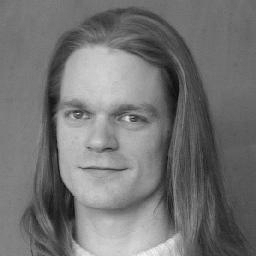
#> input picture Project_3/resources/bauckhage.jpg, 256 x 256 px
$ python task3.2.py
#> lines starting #> are read from the running program, lines starting #| are printed output that depends on the picture
import numpy as np
import scipy.ndimage as ndimage
import matplotlib.pyplot as plt

""" image warping is all about manipulating coordinates, not the intensity
values of the images"""


def waves_effect_warping(img, amp, x_freq, y_freq, phi, oblique):

    if oblique:
        padding = amp
    elif 0 < x_freq <= 1/2:
        padding = [(amp, 0), (0, 0)]
    elif -1/2 <= x_freq < 0:
        padding = [(0, amp), (0, 0)]
    else:
        padding = [(amp, amp), (0, 0)]

    img = np.pad(img, padding, 'constant', constant_values=0)

    height, width = img.shape
    print(height, width)
    # getting coordinate matrices (grid) from coordinate vectors
    xx, yy = np.meshgrid(np.arange(width), np.arange(height))
    # getting stack arrays in sequence vertically

    """we use pad fnction to pad the numpy array (image) with zeros wherever
    needed (as the amplitude will chain the dimension of the image)"""

    """def r4(r, rmax):
        return 1. - np.tanh(r/rmax)

    C = mu-xx  # vectors pointing to mu
    r = np.sqrt(np.sum(C**2, axis=0)) # distances to mu
    d = r4(r, rmax)
    X += C * d"""

    """we need to consider two cases: first the wave is applied on
    both axes which makes it oblique or diagonal, second it is applied only
    only towards the axes"""

    if not oblique:
        yw = amp * np.sin(2 * np.pi * xx * x_freq * 1 / width - phi)
        yt = yy + yw
        X = np.vstack((yt.flatten(), xx.flatten()))
    else:
        xw = amp * np.sin(2 * np.pi * yy * y_freq * 1 / height - phi)
        xt = xx + xw
        yw = amp * np.sin(2 * np.pi * xt * x_freq * 1 / width - phi)
        yt = yy + yw
        X = np.vstack((yt.flatten(), xt.flatten()))

    h = ndimage.map_coordinates(img, X, order=3)
    h = h.reshape(height, width)
    plt.imshow(h, cmap=plt.cm.gray)
    plt.show()


# initializing image
img = plt.imread('./resources/bauckhage.jpg')
#> img is the input picture: shape (256, 256); min 8, max 244, mean 115.4
waves_effect_warping(img, 80, 1/2, 0, 0, 0)
#> in waves_effect_warping, `img = np.pad(img, padding, 'constant', constant_values=0)`:
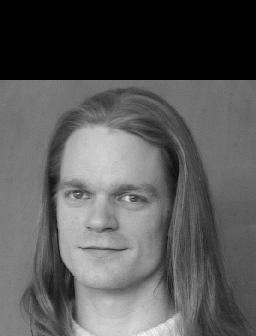
#> img: shape (336, 256); min 0, max 244, mean 87.9
#| 336 256
waves_effect_warping(img, 100, 1, 0, 0, 0)
#> call 2 of waves_effect_warping, with amp = 100, x_freq = 1, y_freq = 0, phi = 0, oblique = 0
#> in waves_effect_warping (call 2), `img = np.pad(img, padding, 'constant', constant_values=0)`:
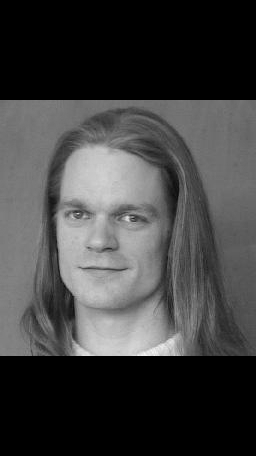
#> img: shape (456, 256); min 0, max 244, mean 64.8
#| 456 256
#> in waves_effect_warping (call 2), `h = h.reshape(height, width)`:
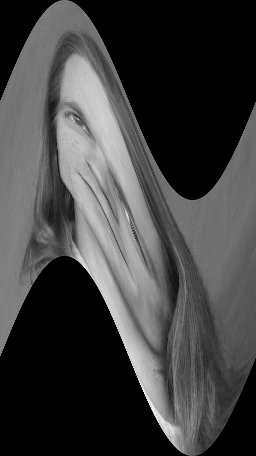
#> h: shape (456, 256); min 0, max 255, mean 64.8
waves_effect_warping(img, 10, 2, 2, np.pi/2, 1)
#> call 3 of waves_effect_warping, with amp = 10, x_freq = 2, y_freq = 2, phi = 1.57, oblique = 1
#> in waves_effect_warping (call 3), `img = np.pad(img, padding, 'constant', constant_values=0)`:
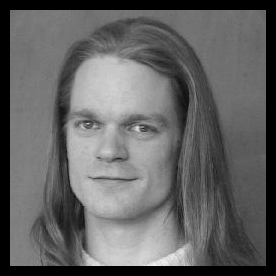
#> img: shape (276, 276); min 0, max 244, mean 99.3
#| 276 276
waves_effect_warping(img, 10, 4, 6, 0, 1)
#> call 4 of waves_effect_warping, with amp = 10, x_freq = 4, y_freq = 6, phi = 0, oblique = 1
#| 276 276
#> in waves_effect_warping (call 4), `h = h.reshape(height, width)`:
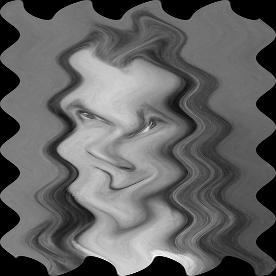
#> h: shape (276, 276); min 0, max 255, mean 99.4
waves_effect_warping(img, 15, 9, 1, np.pi, 1)
#> in waves_effect_warping (call 5), `img = np.pad(img, padding, 'constant', constant_values=0)`:
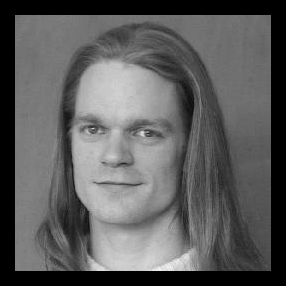
#> img: shape (286, 286); min 0, max 244, mean 92.4
#| 286 286
#> in waves_effect_warping (call 5), `h = h.reshape(height, width)`:
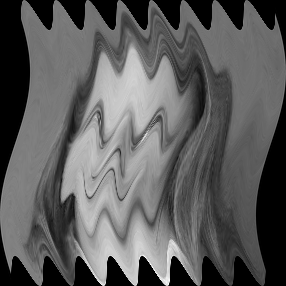
#> h: shape (286, 286); min 0, max 255, mean 92.5

$ run again, with Project_3/resources/clock.jpg copied over Project_3/resources/bauckhage.jpg
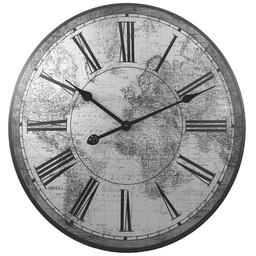
#> input picture Project_3/resources/clock.jpg, 256 x 256 px
#> img is the input picture: shape (256, 256); min 11, max 255, mean 175.6
#> img: shape (336, 256)
#| 336 256
#> img: shape (456, 256)
#| 456 256
#> h: shape (456, 256)
#> img: shape (276, 276)
#| 276 276
#> h: shape (276, 276)
#| 276 276
#> in waves_effect_warping (call 5), `img = np.pad(img, padding, 'constant', constant_values=0)`:
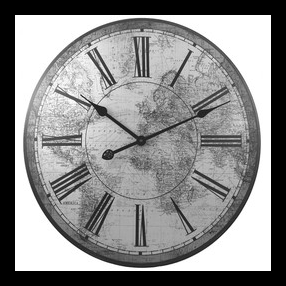
#> img: shape (286, 286); min 0, max 255, mean 140.7
#| 286 286
#> in waves_effect_warping (call 5), `h = h.reshape(height, width)`:
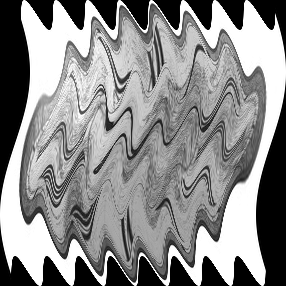
#> h: shape (286, 286); min 0, max 255, mean 140.7
